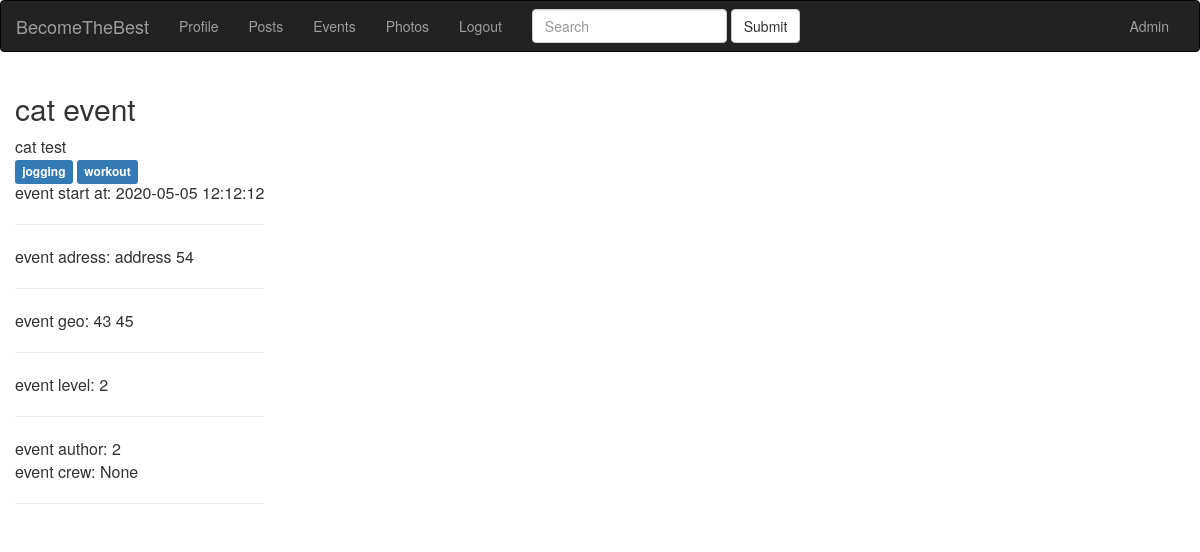
The page /event/cat-event1590295674 (signed in) on the database its author committed.
### app/models.py (models this page shows, shortened)
class Event(db.Model):
    id = db.Column(db.Integer, primary_key=True)
    event_title = db.Column(db.String(140))
    event_body = db.Column(db.Text)
    slug = db.Column(db.String(140), unique=True)
    created = db.Column(db.DateTime, index=True, default=datetime.utcnow)
    event_time = db.Column(db.DateTime)
    event_place = db.Column(db.Text)
    event_geo = db.Column(db.Text)
    event_starter = db.Column(db.Integer, db.ForeignKey('user.id'))
    event_crew = db.Column(db.Text)
    event_level = db.Column(db.Integer)
    tags = db.relationship(
        'Tag', secondary=event_tags, backref=db.backref('events_tags', lazy='dynamic'))

class Tag(db.Model):
    id = db.Column(db.Integer, primary_key=True)
    name = db.Column(db.String(100), unique=True)
    slug = db.Column(db.String(100))

### app/blueprints/events/blueprint.py (the view)
@events.route('/<slug>')
@login_required
def event_detail(slug):
    event = Event.query.filter(Event.slug==slug).first()
    tags = event.tags
    return render_template('events/event_detail.html', event=event, tags=tags)

### app/models.py (called while the page is built)
@login.user_loader
def load_user(id):
    return User.query.get(int(id))

### app/view.py (called while the page is built)
@app.before_request
def before_request():
    if current_user.is_authenticated:
        current_user.last_seen = datetime.utcnow()
        db.session.commit()

### app/blueprints/events/templates/events/event_detail.html (shortened to what this page needs)
{% extends 'base.html' %} {% block title %} {{ event.event_title }} {% endblock %} {% block content_title %} {{ event.event_title }} {% endblock %} {% block content %}
<div class="main-content">
    {{ event.event_body }}
</div>
<div class="tags">
    {% for tag in tags %}
    <a href="{{ url_for('events.tag_detail', slug=tag.slug) }}">
        <span class="label label-primary">{{ tag.name }}</span></a> {% endfor %}
</div>
<div>
    event start at: {{ event.event_time }} <br>
    <hr> event adress: {{ event.event_place }} <br>
    <hr> event geo: {{ event.event_geo }} <br>
    <hr> event level: {{ event.event_level }} <br>
    <hr> event author: {{ event.event_starter }} <br> event crew: {{ event.event_crew }}
</div>
<hr>  {% endblock %}

### rows shown on the page
Event: event_title "cat event", event_body "cat test", event_time "2020-05-05 12:12:12", event_place "address 54", event_geo "43 45", event_level "2", event_starter "2", event_crew "None"
Tag: name "jogging"
Tag: name "workout"
